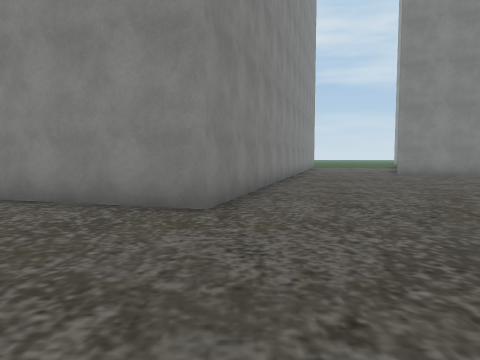
[1] (above)

24 first-person views from a walk through a 3-D level made in the Unity game engine. The camera is 1.4 m above the floor, tilts 4° down and sees 70° across. The floor is counted in squares, 2 m on a side. Each view is taken from the middle of a square. On the plan, view 1 faces up. The plan holds only what a view shows up to about 11 squares ahead; the rest is blank. The place goes on beyond the plan. The player is left out. Some surface patterns are stand-ins.

[2]
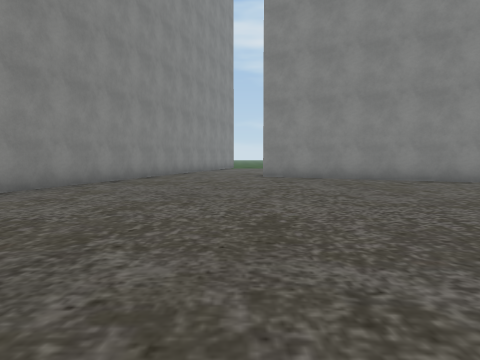

[3]
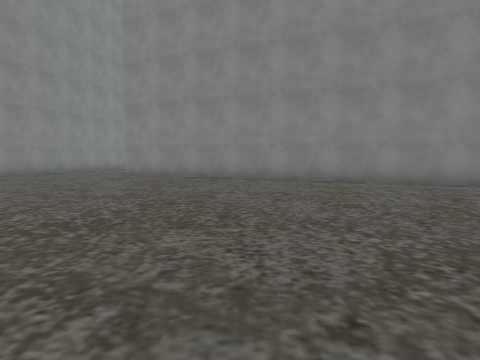

[4]
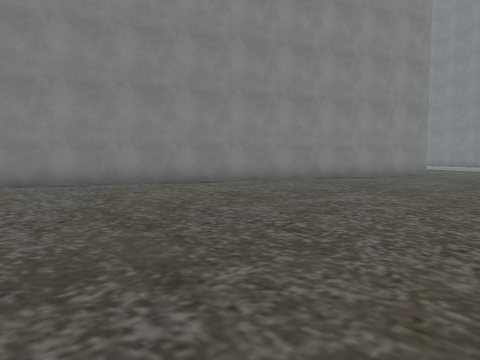

[5]
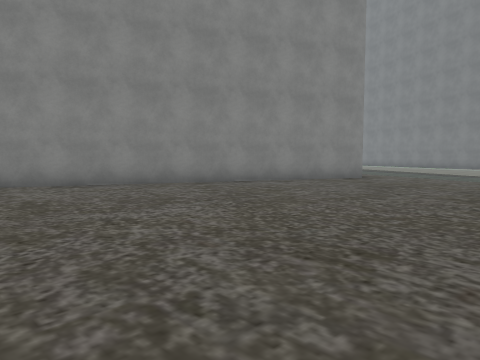

[6]
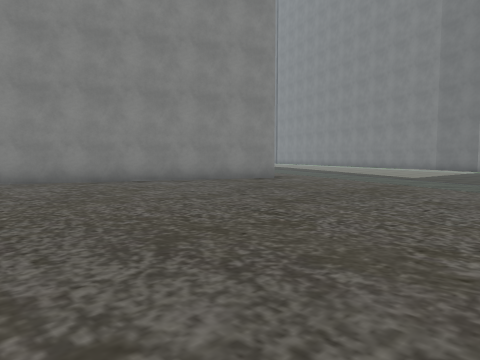

[7]
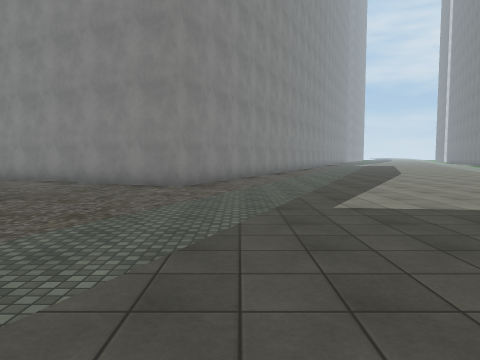

[8]
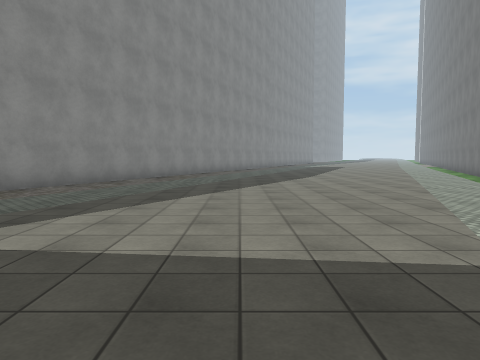

[9]
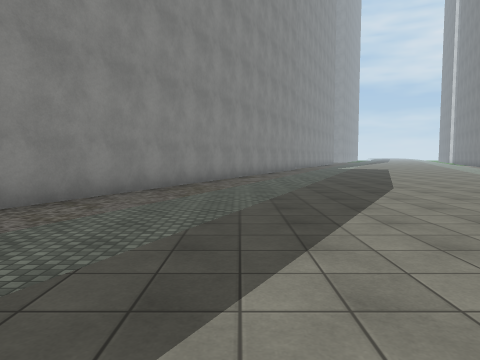

[10]
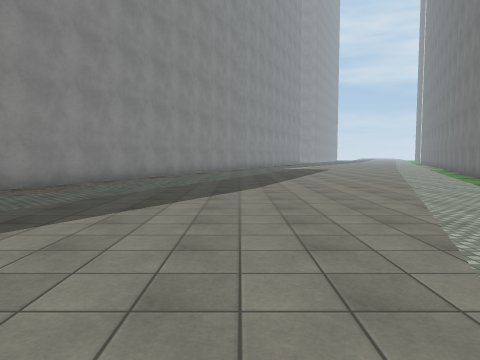

[11]
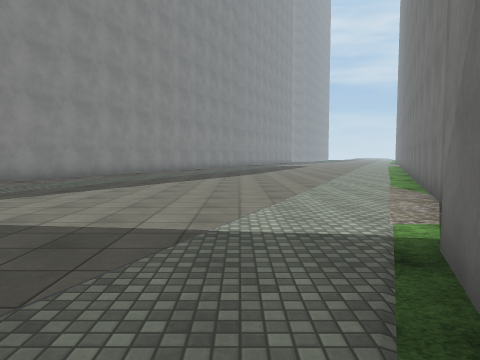

[12]
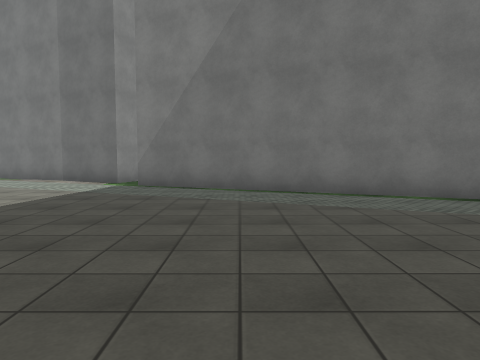

[13]
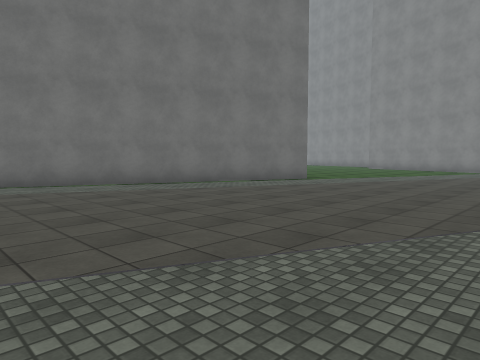

[14]
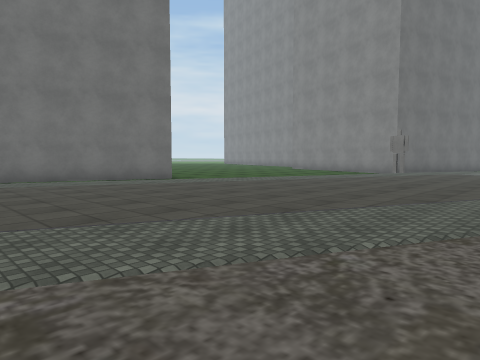

[15]
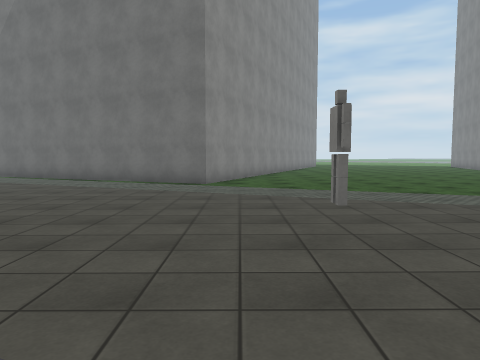

[16]
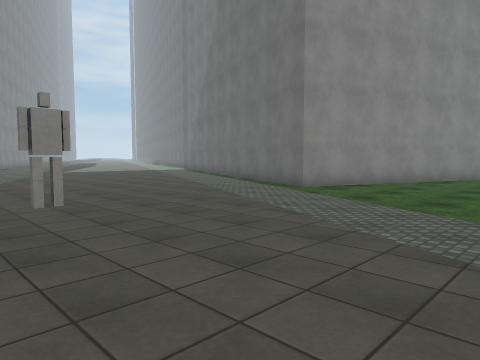

[17]
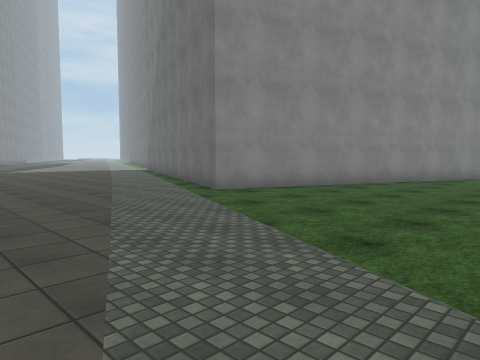

[18]
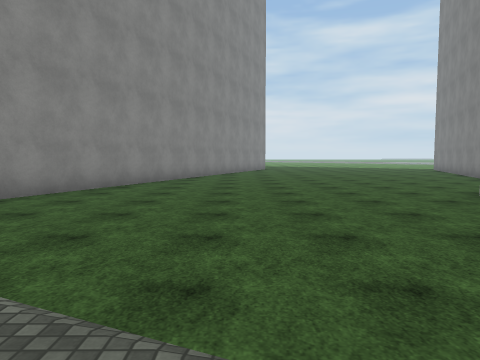

[19]
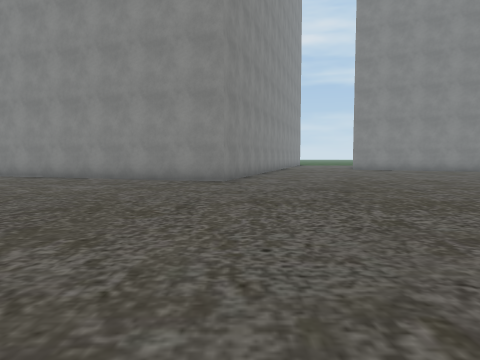

[20]
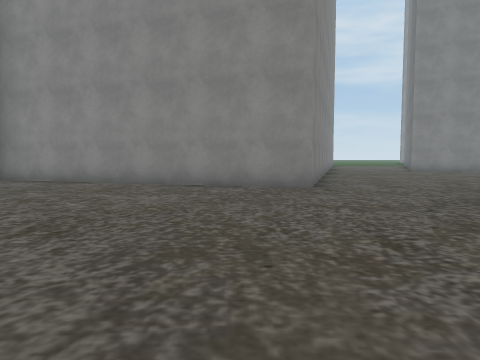

[21]
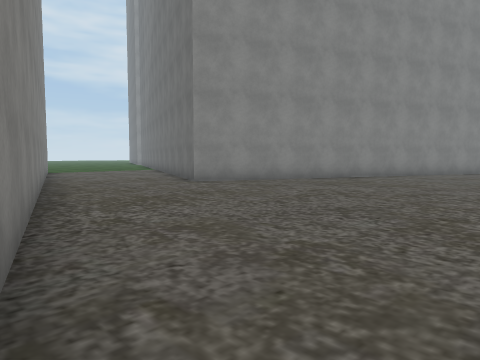

[22]
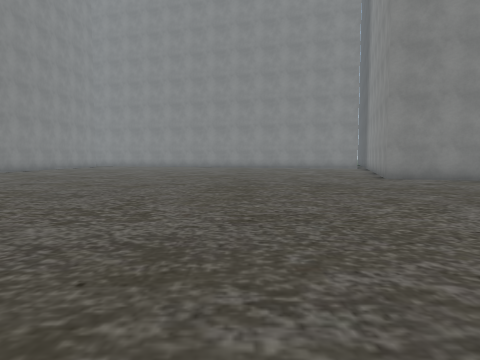

[23]
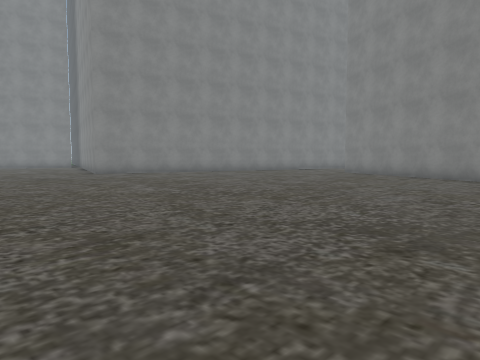

[24]
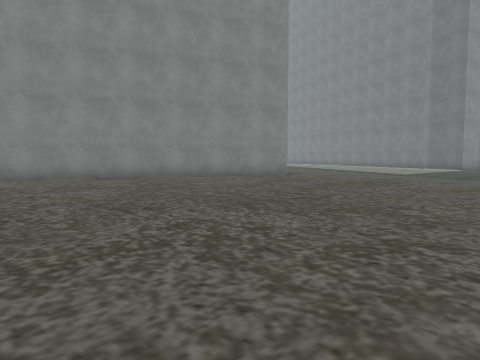

### Floor plan
Points are (right, up) in squares from view 1. A wall is a line through its corners. A room is listed if a view was taken in it or the views show most of it. See-through windows are left out.
Room 1 (views 1, 2, 3, 4, 5, 6, 7, 8, 9, 10, 11, 12, 13, 14, 15, 16, 17, 18, 19, 20, 21, 22, 23, 24)
walls: (35, 0) (34.2, 0.3) (36.2, 4.9); (28.7, 13.1) (24.6, 4) (5.8, 12.6) (6.2, 13.5); (2.3, 13.5) (-0.4, 4.5) (-6.6, 6.3); (36.6, -14.2) (29.1, -11.1) (33.5, -0.4)
objects: other object (23, -13)

Where each view was taken, in squares from view 1:
view 1: 0 up, 0 right, facing up
view 2: 1 up, 5 right, facing up
view 3: 0 up, 10 right, facing up
view 4: 0 up, 11 right, facing up-right
view 5: 1 down, 14 right, facing up-right
view 6: 3 down, 16 right, facing up-right
view 7: 4 down, 26 right, facing up
view 8: 2 down, 30 right, facing up
view 9: 2 up, 29 right, facing up
view 10: 2 up, 32 right, facing up
view 11: 3 down, 32 right, facing up
view 12: 3 down, 25 right, facing right
view 13: 2 down, 23 right, facing down-right
view 14: 5 down, 20 right, facing down-right
view 15: 12 down, 20 right, facing right
view 16: 16 down, 22 right, facing up-right
view 17: 17 down, 24 right, facing up-right
view 18: 16 down, 25 right, facing right
view 19: 5 down, 0 right, facing up
view 20: 3 down, 2 left, facing up
view 21: 5 up, 0 right, facing up-right
view 22: 0 up, 10 right, facing left
view 23: 1 down, 13 right, facing up-left
view 24: 4 down, 14 right, facing up-right
